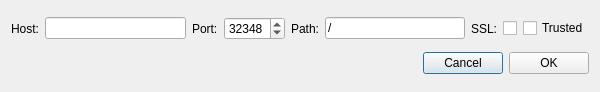
<?xml version="1.0" encoding="UTF-8"?>
<ui version="4.0">
 <class>NewNodeDialog</class>
 <widget class="QDialog" name="NewNodeDialog">
  <property name="windowModality">
   <enum>Qt::ApplicationModal</enum>
  </property>
  <property name="geometry">
   <rect>
    <x>0</x>
    <y>0</y>
    <width>600</width>
    <height>92</height>
   </rect>
  </property>
  <property name="windowTitle">
   <string>New remote node</string>
  </property>
  <layout class="QVBoxLayout" name="verticalLayout">
   <item>
    <layout class="QHBoxLayout" name="horizontalLayout">
     <item>
      <widget class="QLabel" name="label">
       <property name="text">
        <string>Host:</string>
       </property>
      </widget>
     </item>
     <item>
      <widget class="QLineEdit" name="m_hostEdit"/>
     </item>
     <item>
      <widget class="QLabel" name="label_2">
       <property name="text">
        <string>Port:</string>
       </property>
      </widget>
     </item>
     <item>
      <widget class="QSpinBox" name="m_portSpin">
       <property name="minimum">
        <number>1</number>
       </property>
       <property name="maximum">
        <number>65535</number>
       </property>
       <property name="value">
        <number>32348</number>
       </property>
      </widget>
     </item>
     <item>
      <widget class="QLabel" name="m_path">
       <property name="text">
        <string>Path:</string>
       </property>
      </widget>
     </item>
     <item>
      <widget class="QLineEdit" name="m_pathEdit">
       <property name="text">
        <string>/</string>
       </property>
      </widget>
     </item>
     <item>
      <widget class="QLabel" name="label_3">
       <property name="text">
        <string>SSL:</string>
       </property>
      </widget>
     </item>
     <item>
      <widget class="QCheckBox" name="m_enableSSL">
        <property name="checked">
          <bool>false</bool>
        </property>
        <property name="tristate">
          <bool>false</bool>
        </property>
      </widget>
     </item>
     <item>
      <widget class="QCheckBox" name="m_trusted">
       <property name="text">
        <string>Trusted</string>
       </property>
       <property name="toolTip">
        <string>Allow this node to resolve account numbers into recipient keys. Only for a node you run or whose operator you trust.</string>
       </property>
       <property name="checked">
        <bool>false</bool>
       </property>
       <property name="tristate">
        <bool>false</bool>
       </property>
      </widget>
     </item>
    </layout>
   </item>
   <item>
    <layout class="QHBoxLayout" name="horizontalLayout_2">
     <item>
      <spacer name="horizontalSpacer">
       <property name="orientation">
        <enum>Qt::Horizontal</enum>
       </property>
       <property name="sizeHint" stdset="0">
        <size>
         <width>40</width>
         <height>20</height>
        </size>
       </property>
      </spacer>
     </item>
     <item>
      <widget class="QPushButton" name="m_cancelButton">
       <property name="text">
        <string>Cancel</string>
       </property>
      </widget>
     </item>
     <item>
      <widget class="QPushButton" name="m_okButton">
       <property name="text">
        <string>OK</string>
       </property>
      </widget>
     </item>
    </layout>
   </item>
  </layout>
 </widget>
 <resources/>
 <connections>
  <connection>
   <sender>m_okButton</sender>
   <signal>clicked()</signal>
   <receiver>NewNodeDialog</receiver>
   <slot>accept()</slot>
   <hints>
    <hint type="sourcelabel">
     <x>500</x>
     <y>62</y>
    </hint>
    <hint type="destinationlabel">
     <x>276</x>
     <y>44</y>
    </hint>
   </hints>
  </connection>
  <connection>
   <sender>m_cancelButton</sender>
   <signal>clicked()</signal>
   <receiver>NewNodeDialog</receiver>
   <slot>reject()</slot>
   <hints>
    <hint type="sourcelabel">
     <x>417</x>
     <y>62</y>
    </hint>
    <hint type="destinationlabel">
     <x>276</x>
     <y>44</y>
    </hint>
   </hints>
  </connection>
 </connections>
</ui>
